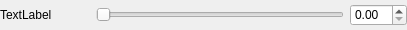
<?xml version="1.0" encoding="UTF-8"?>
<ui version="4.0">
 <class>HFloatSlider</class>
 <widget class="QWidget" name="HFloatSlider">
  <property name="geometry">
   <rect>
    <x>0</x>
    <y>0</y>
    <width>407</width>
    <height>30</height>
   </rect>
  </property>
  <property name="minimumSize">
   <size>
    <width>0</width>
    <height>30</height>
   </size>
  </property>
  <property name="maximumSize">
   <size>
    <width>16777215</width>
    <height>30</height>
   </size>
  </property>
  <property name="windowTitle">
   <string>Form</string>
  </property>
  <layout class="QHBoxLayout" name="horizontalLayout">
   <property name="leftMargin">
    <number>0</number>
   </property>
   <property name="topMargin">
    <number>4</number>
   </property>
   <property name="rightMargin">
    <number>0</number>
   </property>
   <property name="bottomMargin">
    <number>4</number>
   </property>
   <item>
    <widget class="QLabel" name="label">
     <property name="minimumSize">
      <size>
       <width>90</width>
       <height>0</height>
      </size>
     </property>
     <property name="text">
      <string>TextLabel</string>
     </property>
    </widget>
   </item>
   <item>
    <widget class="QSlider" name="slider">
     <property name="orientation">
      <enum>Qt::Horizontal</enum>
     </property>
    </widget>
   </item>
   <item>
    <widget class="QDoubleSpinBox" name="spinbox"/>
   </item>
  </layout>
 </widget>
 <resources/>
 <connections/>
</ui>
